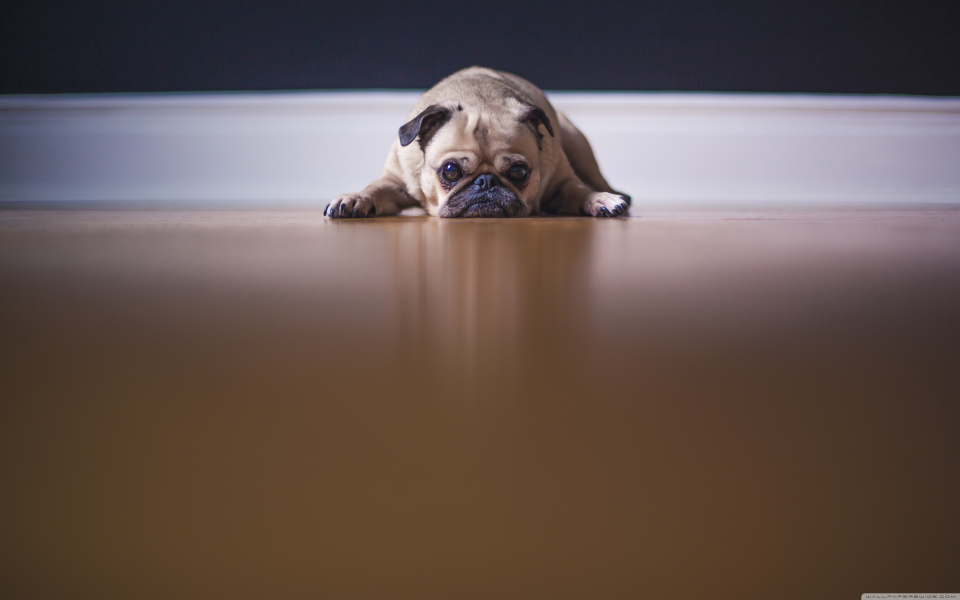
#> input picture img/dog.jpg, 3840 x 2400 px (shown at 1/4 size)
$ jupyter execute --allow-errors OpenCVBasics.ipynb
#> lines starting #> are read from the running program, lines starting #| are printed output that depends on the picture; after the words box and inside, x2 and y2 are one past the last pixel; in counts of white or black regions, pixels touching at a corner belong together
[cell 1]
import cv2
from matplotlib import pyplot as plt

print(cv2.__version__)

[cell 2]
image = cv2.imread('img/dog.jpg')
#> image is the input picture: shape (2400, 3840, 3); mean B, G, R 81.2, 85.6, 101.3

[cell 3]
f = plt.figure(figsize=(15,15))
f.add_subplot(1,2,1)
plt.imshow(image)
plt.title('Dog - bgr format')

f.add_subplot(1,2,2)
rgb_image = cv2.cvtColor(image, cv2.COLOR_BGR2RGB)
plt.imshow(rgb_image)
plt.title('Dog - bgr to rgb')
#> figure, not shown here; B, G, R data is drawn as R, G, B

[cell 4]
f = plt.figure(figsize=(15,15))

f.add_subplot(1,2,1)
gray = cv2.cvtColor(image, cv2.COLOR_BGR2GRAY)
plt.imshow(gray, cmap = 'gray')
plt.title('Dog - gray color')

f.add_subplot(1,2,2)
cropped = image[10:1000, 500:4000]
plt.imshow(cropped)
plt.title('Dog - cropped image')
#> figure, not shown here; B, G, R data is drawn as R, G, B

[cell 5]
f = plt.figure(figsize=(15,15))

# -------------------------------------
f.add_subplot(1,2,1)
scale_percent = 5

width = int(image.shape[1] * scale_percent / 100)
#> width = 192
height = int(image.shape[0] * scale_percent / 100)
#> height = 120

dim = (width, height)
#> dim = (192, 120)
resized = cv2.resize(image, dim, interpolation = cv2.INTER_AREA)

plt.imshow(resized)
plt.title('Dog - resized - 5%')

# -------------------------------------
f.add_subplot(1,2,2)

scale_percent = 2

width = int(image.shape[1] * scale_percent / 100)
#> width = 76
height = int(image.shape[0] * scale_percent / 100)
#> height = 48

dim = (width, height)
#> dim = (76, 48)
resized = cv2.resize(image, dim, interpolation = cv2.INTER_AREA)
#> resized: shape (48, 76, 3)

plt.imshow(resized)
plt.title('Dog - resized - 2%')
#> figure, not shown here; B, G, R data is drawn as R, G, B

[cell 6]
image = cv2.imread('img/dog_2.jpg')
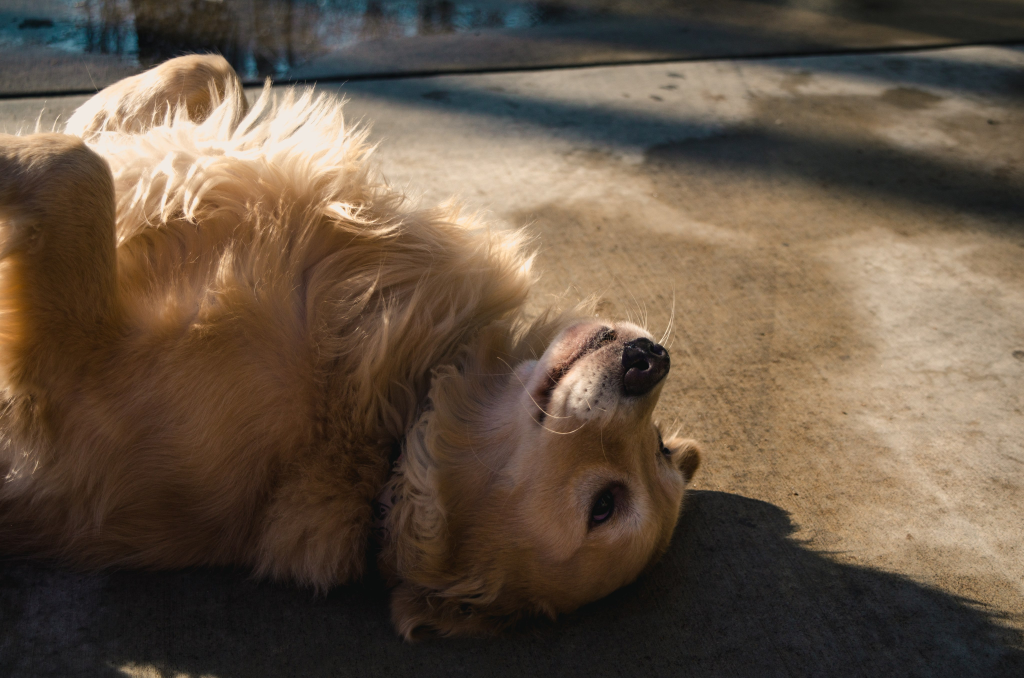
#> input picture img/dog_2.jpg, 4096 x 2712 px (shown at 1/4 size)
#> image is the input picture: shape (2712, 4096, 3); mean B, G, R 68.1, 84.4, 100.9
image = cv2.cvtColor(image, cv2.COLOR_BGR2RGB)

[cell 7]
f = plt.figure(figsize=(15,15))

# -------------------------------------
f.add_subplot(1,2,1)
plt.imshow(image)
plt.title('Dog - default')

# -------------------------------------
f.add_subplot(1,2,2)
(h, w, d) = image.shape
#> h = 2712; w = 4096; d = 3
center = (w // 2, h // 2)
#> center = (2048, 1356)
M = cv2.getRotationMatrix2D(center, 180, 1.0)
rotated = cv2.warpAffine(image, M, (w, h))
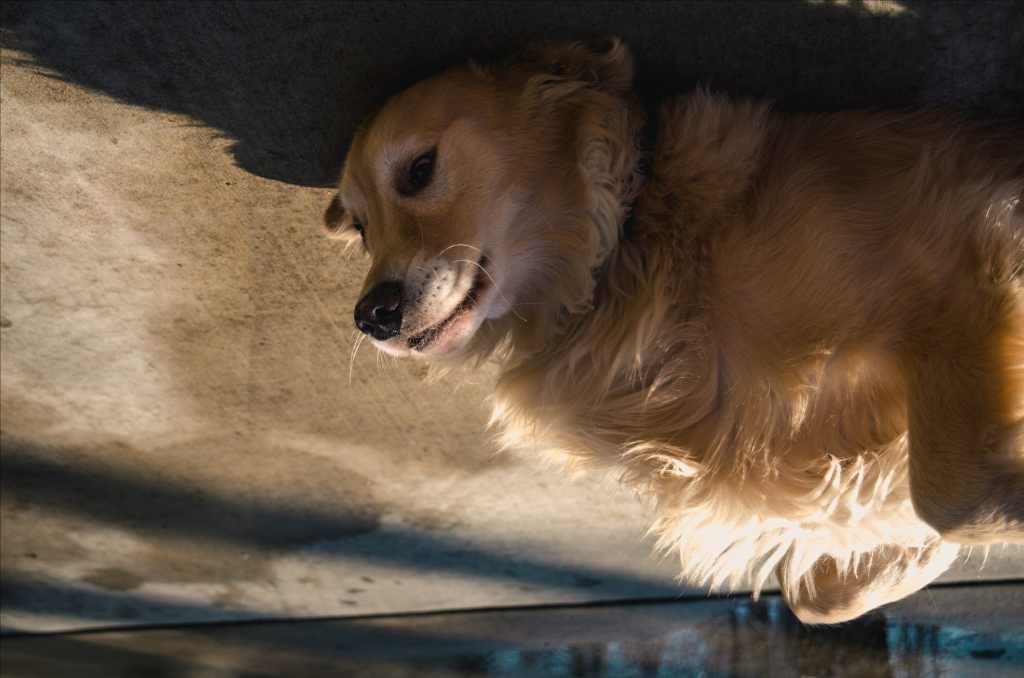
#> rotated: shape (2712, 4096, 3) (shown at 1/4 size); mean R, G, B 100.9, 84.3, 68.1

plt.imshow(rotated)
plt.title('Dog - rotate 180 deg')

[cell 8]
f = plt.figure(figsize=(15,15))

# -------------------------------------
f.add_subplot(1,2,1)
gray_image = cv2.cvtColor(image, cv2.COLOR_BGR2GRAY)
plt.imshow(gray_image, cmap="gray")
plt.title('Dog - gray')

# -------------------------------------
f.add_subplot(1,2,2)
ret, threshold_image = cv2.threshold(image, 127, 255, 0)
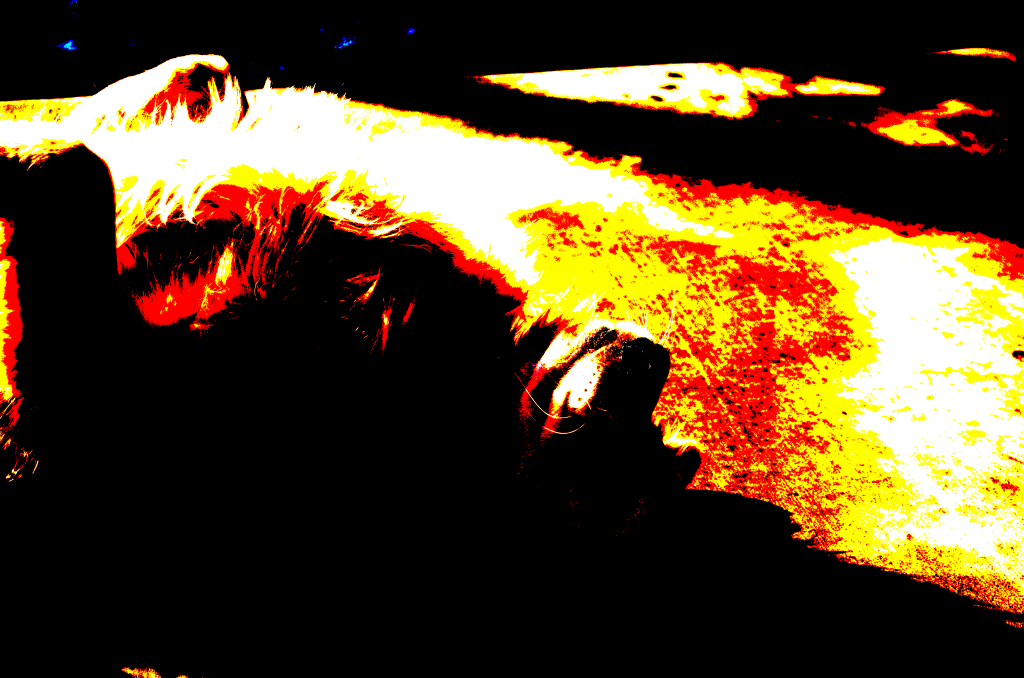
#> threshold_image: shape (2712, 4096, 3) (shown at 1/4 size); mean R, G, B 88.3, 66.5, 35.6
plt.imshow(threshold_image)
plt.title('Dog - threshold')

[cell 9]
image = cv2.imread('img/dog_3.jpg')
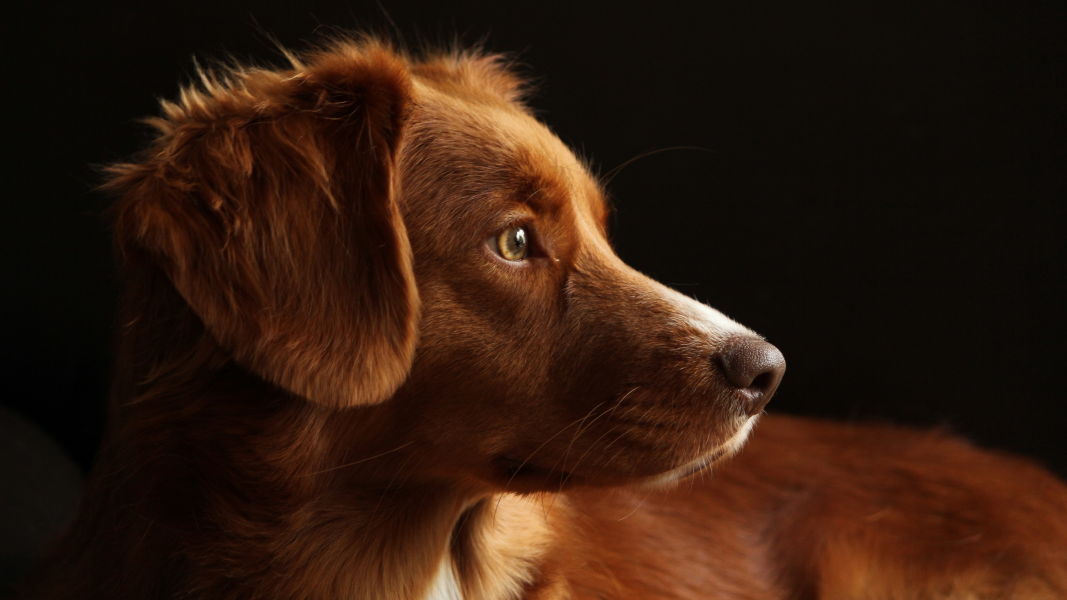
#> input picture img/dog_3.jpg, 3200 x 1800 px (shown at 1/3 size)
#> image is the input picture: shape (1800, 3200, 3); mean B, G, R 14.1, 26.7, 49.5
image = cv2.cvtColor(image, cv2.COLOR_BGR2RGB)

f = plt.figure(figsize=(15,15))

# -------------------------------------
f.add_subplot(1,2,1)
plt.imshow(image)
plt.title('Dog - default')

# -------------------------------------
f.add_subplot(1,2,2)
blurred = cv2.GaussianBlur(image, (61, 61), 0)
plt.imshow(blurred)
plt.title('Dog - blurred')

[cell 10]
image = cv2.imread('img/dog_4.jpeg')
#> (the rest of this cell did not finish here and is left out)

[cell 11]
image = cv2.imread('img/dog_4.jpeg')
#> (the rest of this cell did not finish here and is left out)

[cell 12]
image = cv2.imread('img/dog_4.jpeg')
#> (the rest of this cell did not finish here and is left out)

[cell 13]
image = cv2.imread('img/people.jpeg')
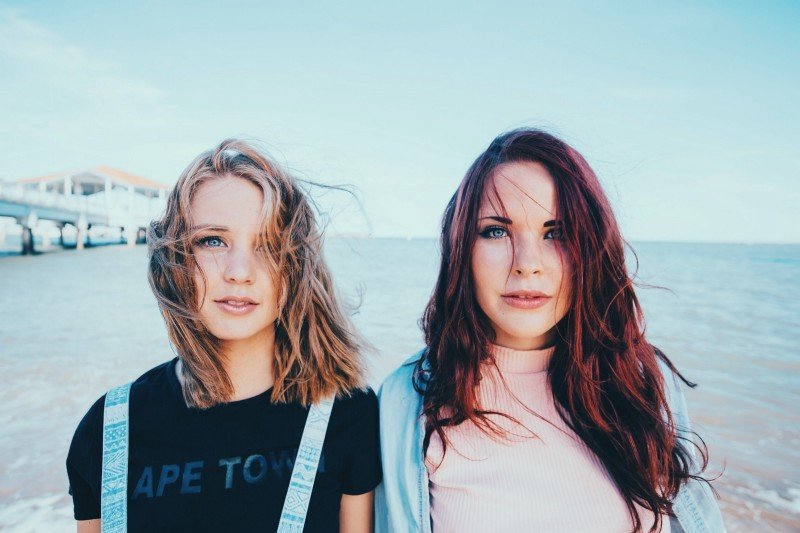
#> input picture img/people.jpeg, 800 x 533 px
#> image is the input picture: shape (533, 800, 3); mean B, G, R 176.3, 171.9, 158.6
gray_image = cv2.cvtColor(image, cv2.COLOR_BGR2GRAY)
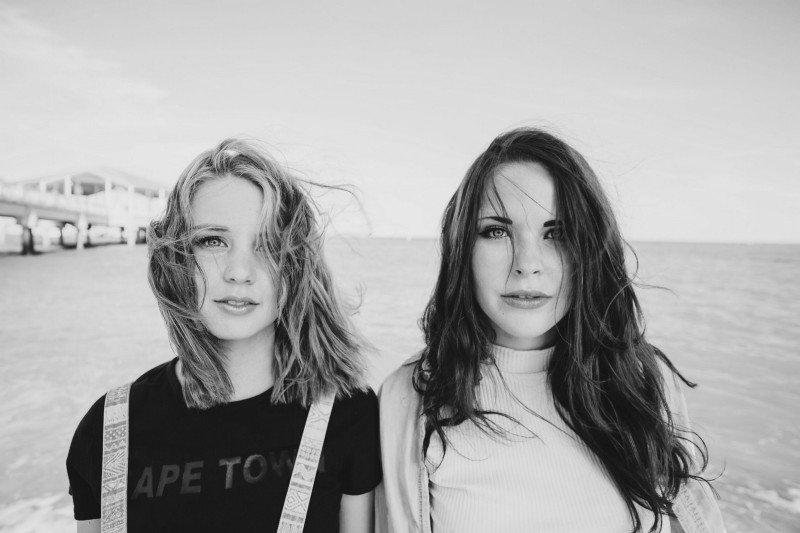
#> gray_image: shape (533, 800); min 6, max 246, mean 168.4
image = cv2.cvtColor(image, cv2.COLOR_BGR2RGB)

f = plt.figure(figsize=(15,15))

# -------------------------------------
f.add_subplot(1,2,1)

plt.imshow(image)
plt.title('Image default')

# -------------------------------------
f.add_subplot(1,2,2)

# Search faces
face_cascade = cv2.CascadeClassifier('haarcascade_frontalface_default.xml')
faces = face_cascade.detectMultiScale(gray_image, scaleFactor= 1.1, minNeighbors= 5, minSize=(10, 10))
#> faces = [[467, 342, 94, 94], [453, 184, 144, 144], [170, 195, 138, 138]]
faces_detected = "Faces count: " + format(len(faces))
#> faces_detected = 'Faces count: 3'
print(faces_detected)
#| Faces count: 3

# Search eyes
eye_cascade = cv2.CascadeClassifier('haarcascade_eye.xml')
eyes = eye_cascade.detectMultiScale(gray_image)
#> eyes = [[36, 175, 26, 26], [478, 217, 32, 32], [539, 224, 22, 22], [199, 227, 31, 31], [65, 168, 42, 42]]
eyes_detected = "Eyes count: " + format(len(eyes))
#> eyes_detected = 'Eyes count: 5'
print(eyes_detected)
#| Eyes count: 5

# Show faces
for (x, y, w, h) in faces:
    cv2.rectangle(image, (x, y), (x+w, y+h), (255, 255, 0), 2)
#> this loop made 3 passes
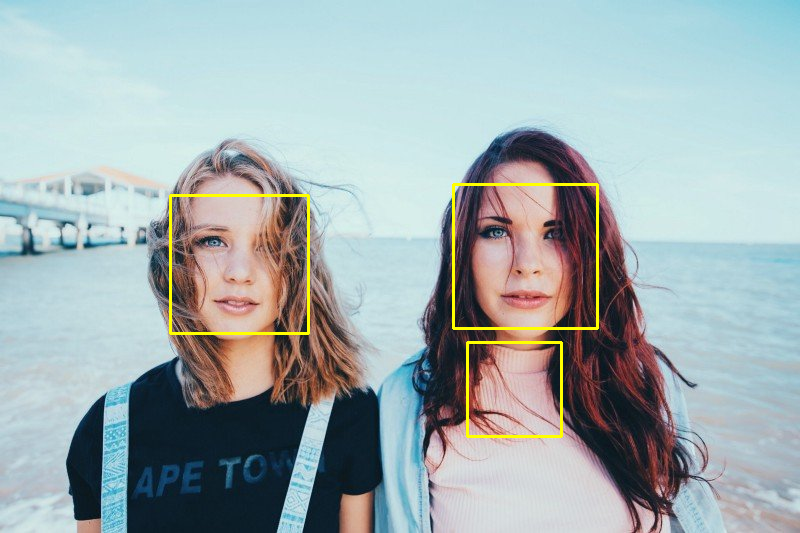
#> image: shape (533, 800, 3); mean R, G, B 160, 173.6, 175.3

# Show eyes
for (x, y, w, h) in eyes:
    cv2.rectangle(image, (x, y), (x+w, y+h), (0, 255, 0), 2)
#> this loop made 5 passes
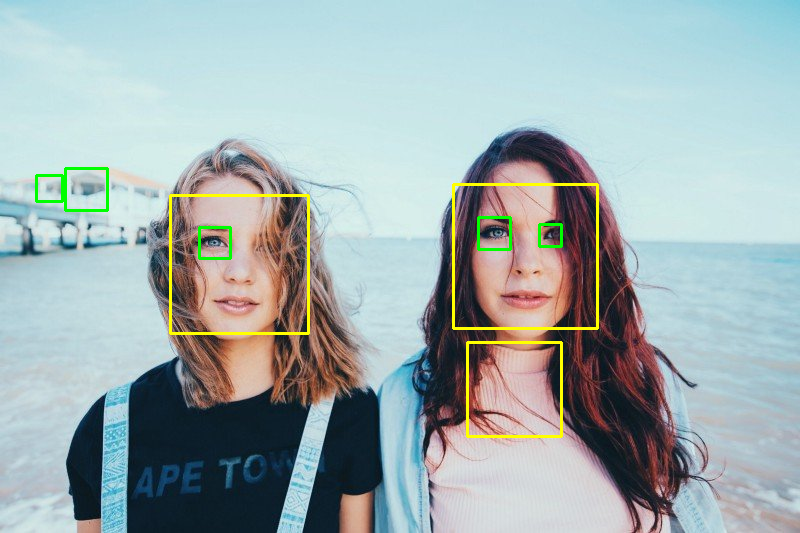
#> image: shape (533, 800, 3); 0.43% of pixels changed, all inside (x1, y1, x2, y2) = (35, 167, 563, 260)


plt.imshow(image)
plt.title('image with faces and eyes')
